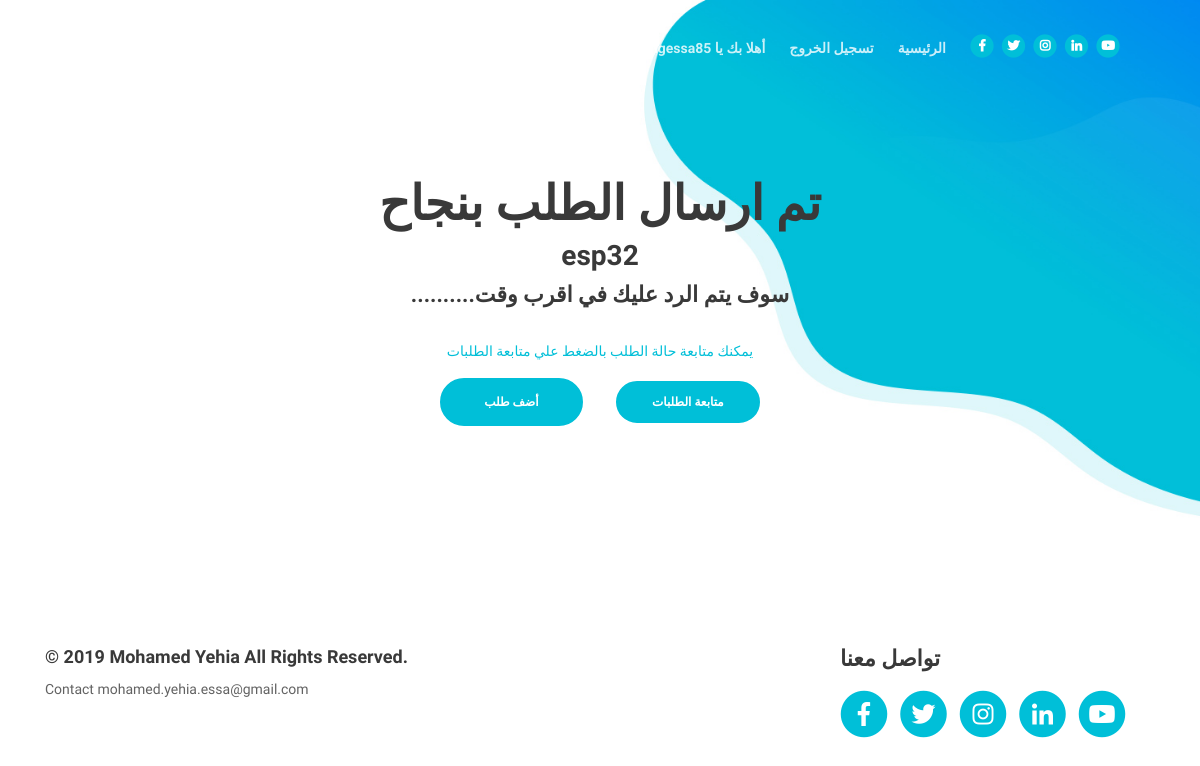
The app's page /done/ (signed in), older data.
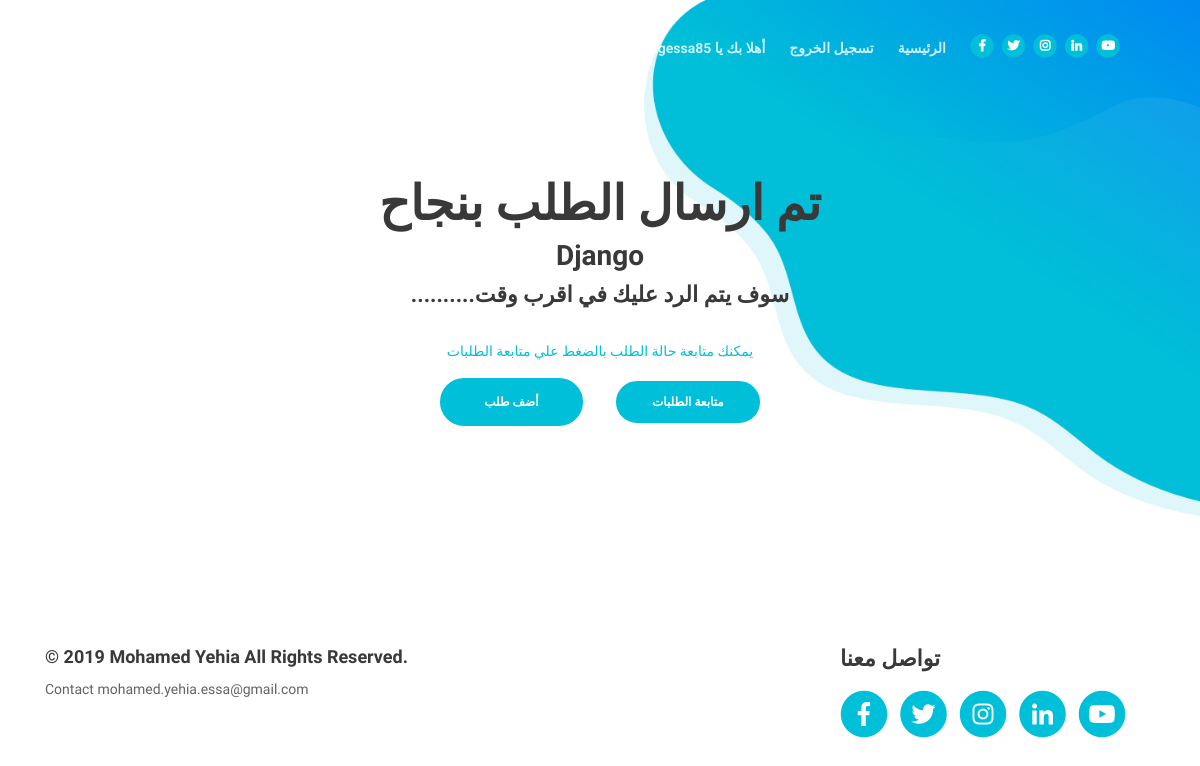
The same page, newer data.
### mainpage/models.py (models this page shows)
class user_service(models.Model):
    services_choice = (('Home Work','Home Work') , ('Project','Project') , ('Course','Course'))
    title = models.CharField(max_length = 75)
    services = models.CharField(max_length = 75 , choices = services_choice)
    subject = models.TextField()
    email = models.CharField(max_length=75,blank=False, null= True)
    whatsapp_number = models.IntegerField(blank=False, null= True)
    country = models.CharField(max_length = 75 ,blank=False, null= True)
    delivery_date =models.DateField(blank = True , null = True)
    file = models.FileField(blank = True)
    author = models.ForeignKey(User,default = None,on_delete=models.CASCADE)
    solving = models.BooleanField(default=False)
    rejected = models.BooleanField(default=False)
    accepted = models.BooleanField(default=False)
    in_progress = models.BooleanField(default=False)
    finished = models.BooleanField(default=False)

### mainpage/views.py (the view)
# urls.py: path('done/',register_done_page,name = 'done'),
@login_required(login_url = '/login/')
def register_done_page(request):
    context = {}
    get_name = user_service.objects.filter(author = request.user)
    try:
        latest_object = user_service.objects.filter(author = request.user).order_by('-id')[0]
    except:
        latest_object = ''
    loged_in_user = request.user
    context = {'name':get_name ,'lastObject':latest_object,'user_name':loged_in_user }
    return render(request,'mainpage/done.html',context)

### mainpage/templates/mainpage/done.html (shortened to what this page needs)
{% load static %}
<!DOCTYPE html>
<html lang="en">
<head>
    <link href="{% static 'css/bootstrap.css' %}" rel="stylesheet">
    <link href="{% static 'css/fontawesome-all.css' %}" rel="stylesheet">
    <link href="{% static 'css/swiper.css' %}" rel="stylesheet">
	<link href="{% static 'css/magnific-popup.css' %}" rel="stylesheet">
    <link href="{% static 'css/styles.css' %}" rel="stylesheet">
    <nav class="navbar navbar-expand-lg navbar-dark navbar-custom fixed-top">
        <div class="collapse navbar-collapse" id="navbarsExampleDefault">
            <ul class="navbar-nav ml-auto">
                <li class="nav-item">
                    <a class="nav-link page-scroll" href="#pricing">{{user_name}}</em> أهلا بك يا</a>
                </li>
                <li class="nav-item">
                  {% if user.is_authenticated %}
                  <a class="nav-link page-scroll" href="{% url 'logout' %}"> تسجيل الخروج</a>
                  {% else %}
                  <a class="nav-link page-scroll" href="{% url 'login' %}"> تسجيل الدخول</a>
                  {% endif %}
                </li>
                <li class="nav-item">
                    <a class="nav-link page-scroll" href="{% url 'mainpage' %}">الرئيسية</a>
                </li>
            </ul>
            <span class="nav-item social-icons">
              <span class="fa-stack">
                  <a href="https://www.facebook.com/PythonDeveloperMohamedYehia">
                      <i class="fas fa-circle fa-stack-2x facebook"></i>
                      <i class="fab fa-facebook-f fa-stack-1x"></i>
                  </a>
              </span>
              <span class="fa-stack">
                  <a href="https://twitter.com/Elec_Eng_MYehia">
                      <i class="fas fa-circle fa-stack-2x twitter"></i>
                      <i class="fab fa-twitter fa-stack-1x"></i>
                  </a>
              </span>
              <span class="fa-stack">
                  <a href="https://www.instagram.com/electricalelectronics.engineer/">
                      <i class="fas fa-circle fa-stack-2x twitter"></i>
                      <i class="fab fa-instagram fa-stack-1x"></i>
                  </a>
              </span>
              <span class="fa-stack">
                  <a href="https://www.linkedin.com/in/mohamed-yehia-essa-8971b862/">
                      <i class="fas fa-circle fa-stack-2x twitter"></i>
                      <i class="fab fa-linkedin-in fa-stack-1x"></i>
                  </a>
              </span>
              <span class="fa-stack">
                  <a href="https://www.youtube.com/channel/UCPrqqCjhqLyt1FZWWYgH-0Q">
                      <i class="fas fa-circle fa-stack-2x twitter"></i>
                      <i class="fab fa-youtube fa-stack-1x"></i>
                  </a>
              </span>
            </span>
        </div>
    </nav>
    <header id="header" class="ex-header">
        <div class="container">
            <div class="row">
                <div class="col-md-12">
                    {% if lastObject %}
                    <h1>تم ارسال الطلب بنجاح</h1>
                    <h3>{{lastObject.title}}</h3>
                    <h4>..........سوف يتم الرد عليك في اقرب وقت</h4><br>
                    <p class="turquoise">يمكنك متابعة حالة الطلب بالضغط علي متابعة الطلبات</p>
                    {% else %}
                    <h3 class="turquoise">لا يوجد اي طلبات</h3>
                    {% endif %}
                            <a class="btn-solid-lg page-scroll" href="{% url 'user_page' %}">أضف طلب</a>
                            <a style="margin-left:2.5em" class="btn-solid-reg popup-with-move-anim" href="#details-lightbox-1">متابعة الطلبات</a>
                </div>
            </div>
        </div>
    </header>
    <div class="footer">
        <div class="container">
            <div class="row">
                <div class="col-md-8">
                    <div class="footer-col">
                        <h5>© 2019 Mohamed Yehia All Rights Reserved.</h5>
                        <p>Contact mohamed.yehia.essa@gmail.com </p>
                    </div>
                </div>
                <div class="col-md-4">
                    <div class="footer-col last">
                        <h4>تواصل معنا</h4>
                        <span class="fa-stack">
                            <a href="https://www.facebook.com/PythonDeveloperMohamedYehia">
                                <i class="fas fa-circle fa-stack-2x"></i>
                                <i class="fab fa-facebook-f fa-stack-1x"></i>
                            </a>
                        </span>
                        <span class="fa-stack">
                            <a href="https://twitter.com/Elec_Eng_MYehia">
                                <i class="fas fa-circle fa-stack-2x"></i>
                                <i class="fab fa-twitter fa-stack-1x"></i>
                            </a>
                        </span>
                        <span class="fa-stack">
                            <a href="https://www.instagram.com/electricalelectronics.engineer/">
                                <i class="fas fa-circle fa-stack-2x"></i>
                                <i class="fab fa-instagram fa-stack-1x"></i>
                            </a>
                        </span>
                        <span class="fa-stack">
                            <a href="https://www.linkedin.com/in/mohamed-yehia-essa-8971b862/">
                                <i class="fas fa-circle fa-stack-2x"></i>
                                <i class="fab fa-linkedin-in fa-stack-1x"></i>
                            </a>
                        </span>
                        <span class="fa-stack">
                            <a href="https://www.youtube.com/channel/UCPrqqCjhqLyt1FZWWYgH-0Q">
                                <i class="fas fa-circle fa-stack-2x twitter"></i>
                                <i class="fab fa-youtube fa-stack-1x"></i>
                            </a>
                        </span>
                    </div>
                </div>
            </div>
        </div>
    </div>
</body>
</html>

### mainpage/static/css/styles.css (style rules this page uses)
body, html { width: 100%; height: 100%; }
body, p { color: #626262; font: 400 0.875rem/1.375rem "Raleway", sans-serif; }
h1 { color: #393939; font: 700 3rem/3.5rem "Raleway", sans-serif; }
h3 { color: #393939; font: 700 1.75rem/2rem "Raleway", sans-serif; }
h4 { color: #393939; font: 700 1.375rem/1.875rem "Raleway", sans-serif; }
h5 { color: #393939; font: 700 1.125rem/1.625rem "Raleway", sans-serif; }
a { color: #626262; text-decoration: underline; }
.turquoise { color: #00bfd8; }
.btn-solid-reg { display: inline-block; padding: 1.1875rem 2.125rem 1.1875rem 2.125rem; border: 0.125rem solid #00bfd8; border-radius: 2rem; background-color: #00bfd8; color: #fff; font: 700 0.75rem/0 "Raleway", sans-serif; text-decoration: none; transition: all 0.2s; }
.btn-solid-lg { display: inline-block; padding: 1.375rem 2.625rem 1.375rem 2.625rem; border: 0.125rem solid #00bfd8; border-radius: 2rem; background-color: #00bfd8; color: #fff; font: 700 0.75rem/0 "Raleway", sans-serif; text-decoration: none; transition: all 0.2s; }
.navbar-custom { background-color: #fff; box-shadow: 0 0.0625rem 0.375rem 0 rgba(0, 0, 0, 0.1); font: 600 0.875rem/0.875rem "Raleway", sans-serif; transition: all 0.2s; }
.navbar-custom .navbar-nav { margin-top: 0.75rem; margin-bottom: 0.5rem; }
.navbar-custom .nav-item .nav-link { padding: 0.625rem 0.75rem 0.625rem 0.75rem; color: #393939; text-decoration: none; transition: all 0.2s ease; }
.navbar-custom .social-icons { display: none; }
.footer { padding-top: 4.625rem; padding-bottom: 0.5rem; }
.footer .footer-col { margin-bottom: 2.25rem; }
.footer h4 { margin-bottom: 1rem; }
.footer .fa-stack { margin-bottom: 0.75rem; margin-right: 0.5rem; font-size: 1.5rem; }
.footer .fa-stack .fa-stack-1x { color: #fff; transition: all 0.2s ease; }
.footer .fa-stack .fa-stack-2x { color: #00bfd8; transition: all 0.2s ease; }
.ex-header { padding-top: 8rem; padding-bottom: 5rem; text-align: center; }
@media (min-width: 768px) { .ex-header { padding-top: 11rem; padding-bottom: 9rem; } }
@media (min-width: 992px) { .navbar-custom { padding: 2.125rem 1.5rem 2.125rem 2rem; box-shadow: none; background: transparent; } }
@media (min-width: 992px) { .navbar-custom .navbar-nav { margin-top: 0; margin-bottom: 0; } }
@media (min-width: 992px) { .navbar-custom .nav-item .nav-link { padding: 0.25rem 0.75rem 0.25rem 0.75rem; color: #fff; opacity: 0.8; } }
@media (min-width: 992px) { .navbar-custom .social-icons { display: block; margin-left: 0.5rem; } }
@media (min-width: 992px) { .navbar-custom .fa-stack { margin-bottom: 0.1875rem; margin-left: 0.25rem; font-size: 0.75rem; } }
@media (min-width: 992px) { .navbar-custom .fa-stack-2x { color: #00bfd8; transition: all 0.2s ease; } }
@media (min-width: 992px) { .navbar-custom .fa-stack-1x { color: #fff; transition: all 0.2s ease; } }
@media (min-width: 992px) { .ex-header { background: url('../images/ex-header-background.jpg') center center no-repeat; background-size: cover; } }
@media (min-width: 992px) { .ex-header h1 { width: 80%; margin-right: auto; margin-left: auto; } }
@media (min-width: 1200px) { .navbar-custom { padding: 2.125rem 5rem 2.125rem 5rem; } }
@media (min-width: 1200px) { .footer .footer-col { width: 90%; } }
@media (min-width: 1200px) { .footer .footer-col.last { margin-right: 0; margin-left: auto; } }
@media (min-width: 1200px) { .ex-header h1 { width: 60%; margin-right: auto; margin-left: auto; } }

Row changes from the older to the newer data that the page shows:
removed user_service: title "esp32"
added user_service: title "Django"
